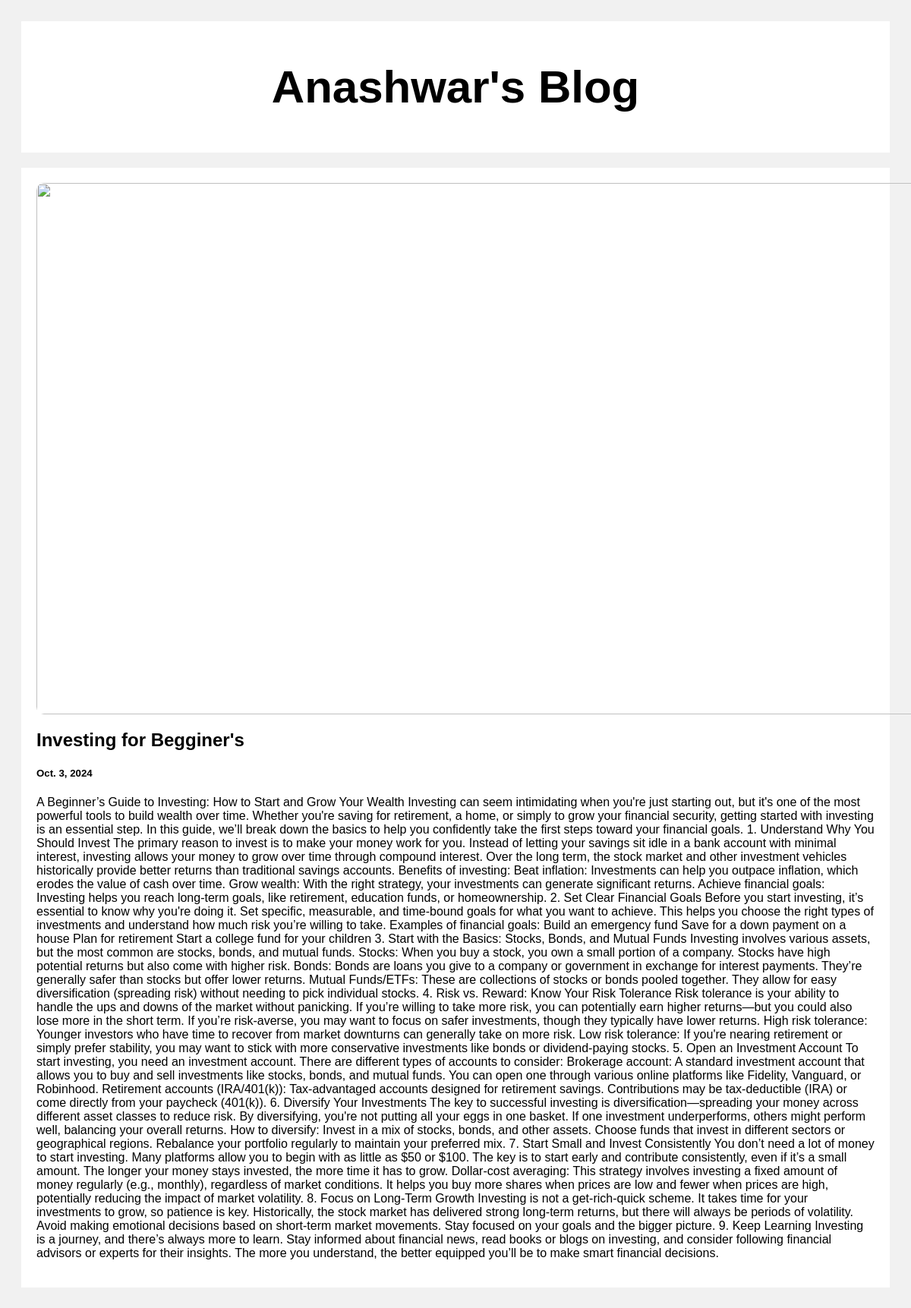
/post/1, run on the app's committed database.
### posts/models.py (models this page shows)
class posts(models.Model):
    title=models.CharField(max_length=500)
    Body=models.CharField(max_length=1000000)
    created_at=models.DateField(default=datetime.now(),blank=True)

### posts/views.py (the view)
# urls.py: path('post/<str:pk>',views.post,name="post")
def post(request,pk):
    post=posts.objects.get(id=pk)
    return render(request,'post.html',{'post':post})

### templates/post.html (shortened to what this page needs)
<!DOCTYPE html>
<html>
<head>
</head>
{% load static %}
<body>
<div class="header">
  <h2>Anashwar's Blog</h2>
</div>
<div class="row">
    <div class="card">
    <img src="/static/images/{{post.id}}.jpg" alt="{{ posts.title }}">
    <h2>{{post.title}}</h2>
    <h5>{{post.created_at}}</h5>
    <p>{{post.Body}}</p>
    </div>
</div>
</body>
</html>

### templates/post.html (style rules this page uses)
* { box-sizing: border-box; }
body { font-family: Arial; padding: 20px; background: #f1f1f1; }
.header { padding: 2px; font-size: 40px; text-align: center; background: white; }
.card { background-color: white; padding: 20px; margin-top: 20px; }
.row:after { content: ""; display: table; clear: both; }
.card img { width:1170px; height: 700px; display: block; margin-bottom: 15px; border-radius: 10px; }

### data on the page
posts: title "Investing for Begginer's", created_at "Oct. 3, 2024", Body "A Beginner’s Guide to Investing: How to Start and Grow Your Wealth Investing can seem intimidating when you're just starting out, but it's one of the most powerful tools to build wealth over time. Whether you're saving for retirement, a home, or simply to grow your financial security, getting started with investing is an essential step. In this guide, we’ll break down the basics to help you confidently take the first steps toward your financial goals. 1. Understand Why You Should Invest The primary reason to invest is to make your money work for you. Instead of letting your savings sit idle in a bank account with minimal interest, investing allows your money to grow over time through…"
